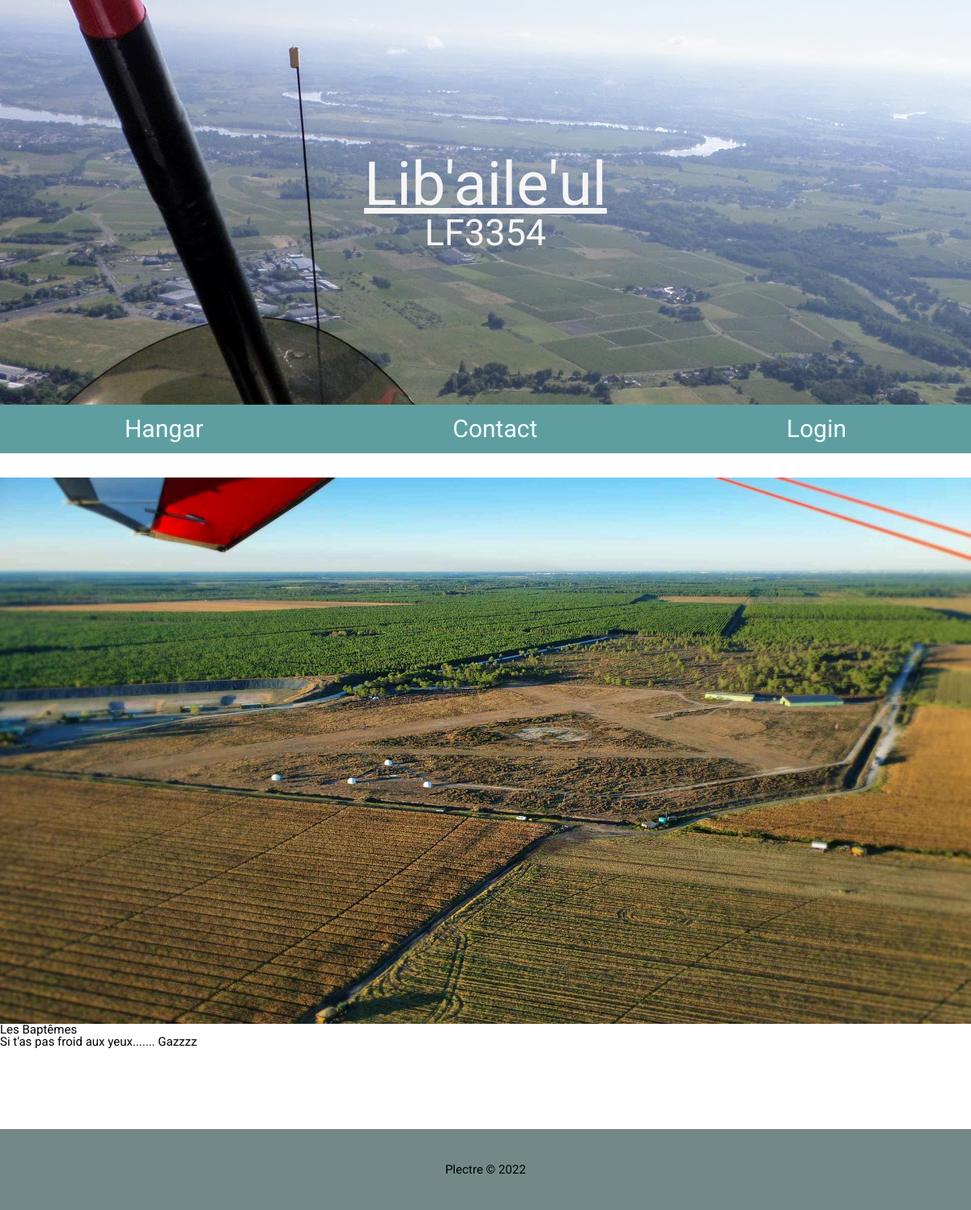
Page /detail/8 on the earlier database version.
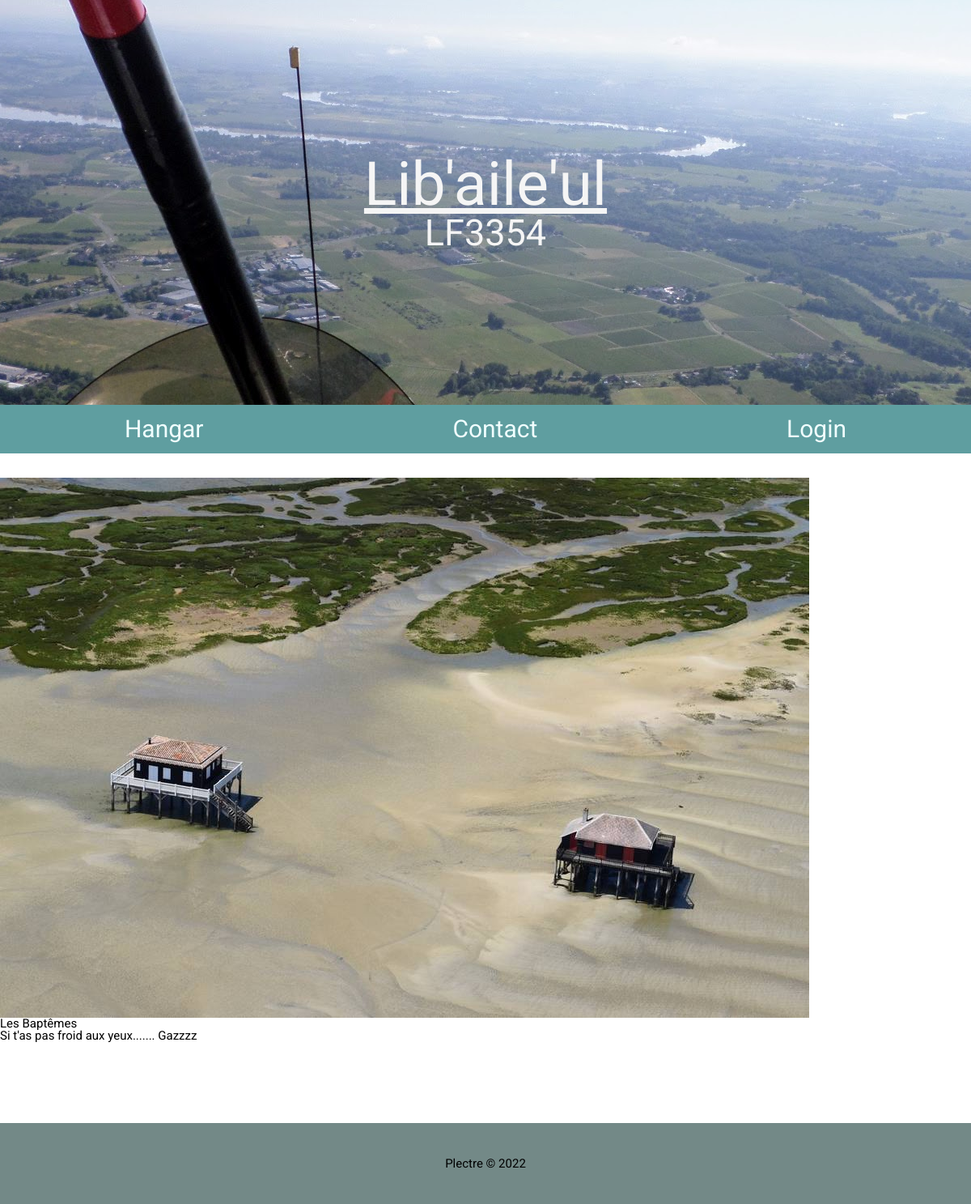
Same page on the later database version.
### hangar/models.py (models this page shows, shortened)
class Articles(models.Model):
    title = models.CharField(max_length=32, null=False)
    content = models.TextField(null=False)
    image = models.ImageField(blank=True, upload_to='images/')

### hangar/views.py (the view)
# urls.py: path('detail/<int:id>', views.detail, name='detail'),
def detail(request, id):
    articles = Articles
    details = articles.objects.get(pk=id)
    context = {
        'details': details,
    }
    return render(request, 'hangar/detail.html', context)

### hangar/templates/hangar/detail.html (shortened to what this page needs)
{% extends 'hangar/base.html' %}
{% block content %}
<div class="main-content">
<div class="details-card">
    <div class="details-card-img">
        <img src='{{ details.image.url }}' alt="image {{details.title}}">
    </div>
    <h4 class="details-card-title">{{ details.title }}</h4>
    <h5 class="details-card-content">{{ details.content }}</h5>
</div>
</div>
{% endblock content %}

### hangar/templates/hangar/base.html (shortened to what this page needs)
{% load static %}
<html lang="fr">
<head>
    <link rel="stylesheet" type="text/css" href="{% static 'css/main.css' %}">
    <link rel="stylesheet" href="https://cdnjs.cloudflare.com/ajax/libs/font-awesome/6.2.0/css/all.min.css">
</head>
<body>
        {% include 'hangar/baniere.html' %}
        {% include 'hangar/nav.html' %}
        {% block content %}{% endblock %}
        {% include 'hangar/footer.html' %}
</body>
</html>

### hangar/templates/hangar/baniere.html
<div class="baniere">
  <div class="baniere-title">
    <a href="{% url 'hangar:index' %}">Lib'aile'ul</a>
    <div class="baniere-subtitle">
      <span><h1>LF3354</h1></span>
    </div>
  </div>
</div>

### hangar/templates/hangar/nav.html
{% load static %}
<div class="navbar-links">
  <a href="{% url 'hangar:index' %}">Hangar</a>
    <a href="#">Contact</a>
    {% if user.is_authenticated %}
    <a  href="{% url 'logbook:index' %}">Carnet de vol</a>
    <a  href="{% url 'location:index' %}">Location</a>
    <a  href="{% url 'account:logout' %}">Logout</a>
    {% else %}
    <a  href="{% url 'account:login' %}">Login</a>
    {% endif %}
</div>

### hangar/templates/hangar/footer.html
    <div class="footer">
        <h5>Plectre &copy; 2022</h5>
    </div>

### static/css/main.css (style rules this page uses)
html, body, div, span, applet, object, iframe, h1, h2, h3, h4, h5, h6, p, blockquote, pre, a, abbr, acronym, address, big, cite, code, del, dfn, em, img, ins, kbd, q, s, samp, small, strike, strong, sub, sup, tt, var, b, u, i, center, dl, dt, dd, ol, ul, li, fieldset, form, label, legend, table, caption, tbody, tfoot, thead, tr, th, td, article, aside, canvas, details, embed, figure, figcaption, footer, header, hgroup, menu, nav, output, ruby, section, summary, time, mark, audio, video { margin: 0; padding: 0; border: 0; font-size: 100%; font: inherit; vertical-align: baseline; }
body { line-height: 1; }
:root { font-size: 15px; font-family: 'Roboto', sans-serif; }
* { margin: 0; padding: 0; box-sizing: border-box; }
.baniere { display: flex; flex-direction: column; align-items: center; height: 200px; background: url('assets/img/BG.jpg') no-repeat center; }
.baniere-title { text-decoration: none; text-align: center; margin: auto; }
.baniere-title a { font-size: 5rem; color: whitesmoke; }
.baniere-subtitle { font-size: 3rem; color: whitesmoke; margin: auto; }
.navbar-links { display: flex; flex-direction: row; text-align: center; margin-bottom: 2em; background-color: cadetblue; }
.navbar-links a { display: flex; flex: auto; justify-content: space-evenly; font-size: 1.2rem; padding: 0.5em 0.2em; text-decoration: none; color: azure; }
.main-content { display: flex; flex-direction: column; width: inherit; margin: auto; overflow: hidden; }
.details-card-img img { width: 100%; }
.footer { display: flex; height: 100px; width: 100vw; background-color: rgba(107, 130, 128, 0.942); justify-content: center; align-items: center; margin-top: 100px; }
@media only screen and (min-width: 900px) { .main-content { flex-direction: row; flex-basis: max-content; flex-wrap: wrap; width: inherit; } }
@media only screen and (min-width: 900px) { .baniere { height: 500px; } }
@media only screen and (min-width: 900px) { .baniere-title { font-size: 8rem; } }
@media only screen and (min-width: 900px) { .navbar-links a { font-size: 2rem; } }

Differences in the rows shown:
changed Articles "Les Baptêmes": image: a different picture
